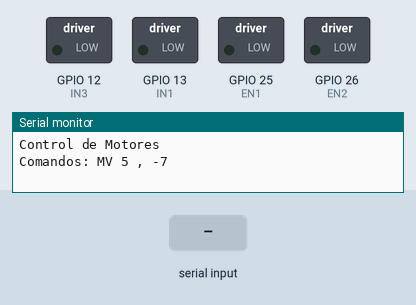
This sketch was run on a simulated ESP32. Shown: switched loads named in the sketch (green lamp = pin HIGH), the last lines printed to the serial monitor. The inputs (shaded band) are chosen by the test bench.

Above: at 1.2 s.
1.3 s: "MV,1\n" received over Serial
At 2.0 s:
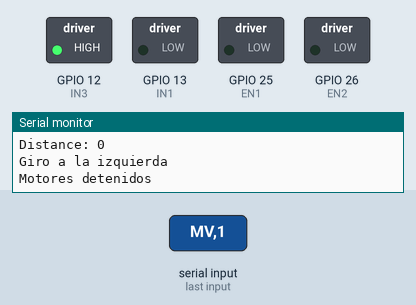
2.8 s: "MV90\n" received over Serial
At 4.0 s:
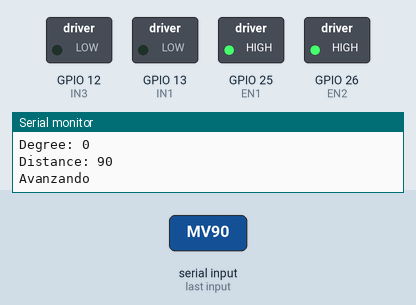
5.8 s: "MV,150\n" received over Serial
At 6.3 s:
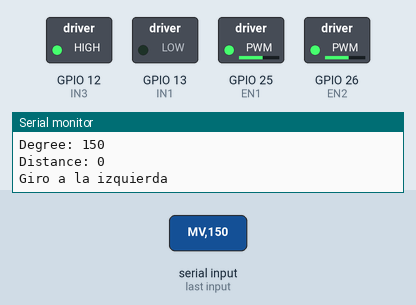
Timing chart, 0 to 8.8 s (numbered marks = the images above; inputs shaded):
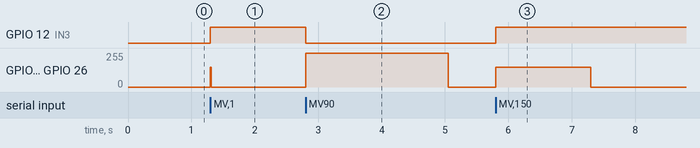

The sketch:

P3_MotoresGiroDistancia.ino
```cpp
// Asignamos pines digitales del Arduino a las entradas de control (INPUTs)
const int IN1 = 13; // Pin de control 1 del Motor 1 (L293D Pin 2)
const int IN3 = 12;     // Pin de control 1 del Motor 2 (L293D Pin 10)

// Pines de Habilitación (ENABLEs) - Para el ejercicio 2, se mantienen en HIGH para usar solo 4 señales de dirección.
const int EN1 = 25;     // Pin Enable Motor 1 (L293D Pin 1)
const int EN2 = 26;     // Pin Enable Motor 2 (L293D Pin 9)

String option;

int TimeDistance;
int TimeDegree;

//PWM constnts configuration
const int freq = 5000;       // Frecuencia PWM
const int resolution = 8;    // 8 bits (0-255)
const int channel1 = 0;      // Canal PWM Motor 1
const int channel2 = 1;      // Canal PWM Motor 2
const int speedT = 150;      // PWM Speed value


void setup() {
  // Configurar los pines de control como salidas
  pinMode(IN1, OUTPUT);
  pinMode(IN3, OUTPUT);
  // Configurar los pines de Enable como salidas
  pinMode(EN1, OUTPUT);
  pinMode(EN2, OUTPUT);
  // Confugure Encoder Pins as input

// Configurar canales PWM
  ledcSetup(channel1, freq, resolution);
  ledcSetup(channel2, freq, resolution);

  // Asociar pines a canales PWM
  ledcAttachPin(EN1, channel1);
  ledcAttachPin(EN2, channel2);

  // Estado inicial motores apagados
  digitalWrite(IN1, LOW);
  digitalWrite(IN3, LOW);
  ledcWrite(channel1, 0);
  ledcWrite(channel2, 0);

  // Inicializar la comunicación serial para recibir comandos
  Serial.begin(115200);
  Serial.println("Control de Motores");
  Serial.println("Comandos: MV 5 , -7");
}

void loop() {
  // Bucle para leer comandos de la interfaz serial de Arduino
  if (Serial.available() > 0) {
    String option = Serial.readStringUntil('\n');
      int Distance = 0;
      int Degree = 0;
    if (option.startsWith("MV")){
      // Stract substring after "MV"
      String valueStr1 = option.substring(option.indexOf("MV") + 2);
      Distance = valueStr1.toInt();
      // Stract substring after coma","
      String valueStr2 = option.substring(option.indexOf(",") + 1);
      Degree = valueStr2.toInt();
      }
     if (option.equals("detener")){stopMotors();}

      Serial.print("Degree: ");
      Serial.println(Degree);
      Serial.print("Distance: ");
      Serial.println(Distance);

      TimeDistance = Distance*25;
      TimeDegree = Degree*10;

      if (Degree < 0) {
        turnRight();
        delay(-TimeDegree);
        stopMotors();
        }
      else if (Degree > 0 ){
        turnLeft();
        delay(TimeDegree);
        stopMotors();
        }
      if (Distance > 0){
        moveFront();
        delay(TimeDistance);
        stopMotors();
        }
      else if (Distance < 0){
        moveBack();
        delay(-TimeDistance);
        stopMotors();
      }
  }
}


void moveFront() {
  digitalWrite(IN1, LOW);
  digitalWrite(IN3, LOW);
  ledcWrite(channel1, 255);
  ledcWrite(channel2, 255);
  Serial.println("Avanzando");
}

void moveBack() {
  digitalWrite(IN1, HIGH);
  digitalWrite(IN3, HIGH);
  ledcWrite(channel1, 255);
  ledcWrite(channel2, 255);
  Serial.println("Retrocediendo");
}

void turnRight() {
  digitalWrite(IN1, HIGH);
  digitalWrite(IN3, LOW);
  ledcWrite(channel1, speedT);
  ledcWrite(channel2, speedT);
  Serial.println("Giro a la derecha");
}

void turnLeft() {
  digitalWrite(IN1, LOW);
  digitalWrite(IN3, HIGH);
  ledcWrite(channel1, speedT);
  ledcWrite(channel2, speedT);
  Serial.println("Giro a la izquierda");
}

void stopMotors() {
  ledcWrite(channel1, 0);
  ledcWrite(channel2, 0);
  Serial.println("Motores detenidos");
}
```

Measured:
- after the input at 1.3 s, GPIO 12 (IN3): LOW → HIGH at once; GPIO 25 (EN1), GPIO 26 (EN2): 0/255 → 149/255 at once, → 0/255 0.01 s later
- after the input at 2.8 s, GPIO 12 (IN3): HIGH → LOW at once; GPIO 25 (EN1), GPIO 26 (EN2): 0/255 → 255/255 at once, → 0/255 2.3 s later
- after the input at 5.8 s, GPIO 12 (IN3): LOW → HIGH at once; GPIO 25 (EN1), GPIO 26 (EN2): 0/255 → 149/255 at once, → 0/255 1.5 s later
